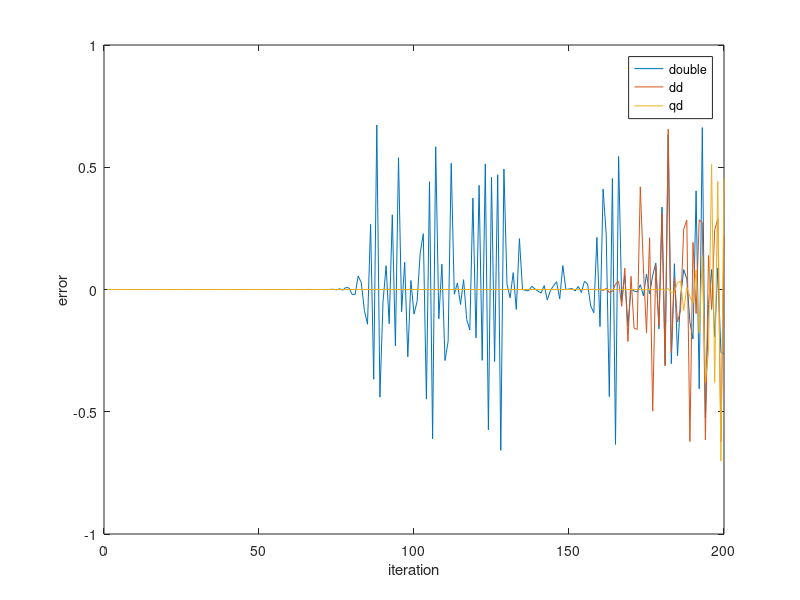

Source code (MATLAB):
D = [
1 +.50000000000000000000000000000000E+0000 0.5 5.0000000000000000000000000000001e-01 5.00000000000000000000000000000000000000000000000000000000000000e-01   0                                        0                                        0                                     ; 
2 +.93750000000000000000000000000000E+0000 0.9375 9.3750000000000000000000000000001e-01 9.37500000000000000000000000000000000000000000000000000000000000e-01   0                                        0                                        0                                     ; 
3 +.21972656250000000000000000000000E+0000 0.219726 2.1972656250000000000000000000000e-01 2.19726562500000000000000000000000000000000000000000000000000000e-01   0                                        0                                        0                                     ; 
4 +.64292550086975097656250000000000E+0000 0.642925 6.4292550086975097656250000000001e-01 6.42925500869750976562500000000000000000000000000000000000000000e-01   0                                        0                                        0                                     ; 
5 +.86089612950424054815812269225717E+0000 0.860896 8.6089612950424054815812269225718e-01 8.60896129504240548158122692257165908813476562500000000000000000e-01   0                                      -.14091186523437500000000000000000E-0031   0                                     ; 
6 +.44907743890821913093324631440446E+0000 0.449077 4.4907743890821913093324631440446e-01 4.49077438908219130933246314404463944932194284033780910109223683e-01 +.24449547235369031866987915566993E-0016   0                                        0                                     ; 
7 +.92777584789445191944077518807472E+0000 0.927775 9.2777584789445191944077518807469e-01 9.27775847894451919440775188074716515997283965254844747632413581e-01 +.25319844266656882982716881564250E-0015 +.26515997283965254844747632413581E-0031   0                                     ; 
8 +.25127933984318525745318382116833E+0000 0.251279 2.5127933984318525745318382116840e-01 2.51279339843185257453183821168327622496614868032387823031444358e-01 -.75400739021522300791702317196668E-0015 -.72377503385131967441120027109742E-0031   0                                     ; 
9 +.70551762454184350292797775521722E+0000 0.705517 7.0551762454184350292797775521735e-01 7.05517624541843502927977755217222229068777742900864370193955778e-01 -.12426723941246284025605268262000E-0014 -.12777093122225709913562980604422E-0030   0                                     ; 
10 +.77910939751004191913705833342704E+0000 0.779109 7.7910939751004191913705833342686e-01 7.79109397510041919137058333427041233796734339709792155922671555e-01 +.20941292923211500527572819180555E-0014 +.18123379673433971296010270616706E-0030   0                                     ; 
11 +.64536729083093027156146131423635E+0000 0.645367 6.4536729083093027156146131423678e-01 6.45367290830930271561461314236351013765462553367702851915153193e-01 -.43096968433466415603602074302079E-0014 -.42898623453744663892867597048660E-0030   0                                     ; 
12 +.85825631533678400924192806658266E+0000 0.858256 8.5825631533678400924192806658219e-01 8.58256315336784009241928066582659832410864775568760574556498972e-01 +.47462497329945808822430897283010E-0014 +.46983241086477557616168581898405E-0030   0                                     ; 
13 +.45619654695491542006011879697866E+0000 0.456196 4.5619654695491542006011879697994e-01 4.56196546954915420060118796978660756445307374486503769359768137e-01 -.12697074523410041418029272179961E-0013 -.12792435546926255302160468143465E-0029   0                                     ; 
14 +.93030471562997651415421770917770E+0000 0.930304 9.3030471562997651415421770917810e-01 9.30304715629976514154217709177701543684831422057194268411634388e-01 -.38913126634567435208748618452137E-0014 -.39845631516857795090868189825990E-0030   0                                     ; 
15 +.24314194389976892191305508808540E+0000 0.243141 2.4314194389976892191305508808415e-01 2.43141943899768921913055088085399650396845918811105997157578177e-01 +.12597647573066611527640732071978E-0013 +.12496503968459188284237370986005E-0029   0                                     ; 
16 +.69008977131153954095084997329467E+0000 0.690089 6.9008977131153954095084997329224e-01 6.90089771311539540950849973294666689493137440526354320563617396e-01 +.24486487024537334932666875797353E-0013 +.24266894931374405598717948830974E-0029   0                                     ; 
17 +.80199704566022474591009522649846E+0000 0.801997 8.0199704566022474591009522650190e-01 8.01997045660224745910095226498481124890519284898432063097401349e-01 -.34787318402503807660391097966321E-0013 -.34435270127688717710089321958758E-0029 -.24651903288156669440995293277141E-0031; 
18 +.59549169154686048735995286279627E+0000 0.595491 5.9549169154686048735995286278852e-01 5.95491691546860487359952862796266597564524110818739304994010057e-01 +.78877714730374471177381332224306E-0013 +.77465975645241109269711980650411E-0029   0                                     ; 
19 +.90330501317069720003539334350133E+0000 0.903305 9.0330501317069720003539334350689e-01 9.03305013170697200035393343501331987758651595030484178152549193e-01 -.56423406162302921452787736877580E-0013 -.55580122413484050470301709624885E-0029   0                                     ; 
20 +.32754399881768909254569990066840E+0000 0.327543 3.2754399881768909254569990065162e-01 3.27543998817689092545699900668399112447633480228800863895594087e-01 +.17070335739190836931484833541633E-0012 +.16782193935544500040630195390989E-0028   0                                     ; 
21 +.82597097871077542083848760845224E+0000 0.82597 8.2597097871077542083848760843052e-01 8.25970978710775420838487608452235112474168572137093662038966622e-01 +.22094990224281096682022003909472E-0012 +.21715112474168572440354662600030E-0028   0                                     ; 
22 +.53903595389377199008736823598409E+0000 0.539035 5.3903595389377199008736823603720e-01 5.39035953893771990087368235984094537651686805240718089218903424e-01 -.54003535990915624753189846262441E-0012 -.53105462348313195500962740570151E-0028   0                                     ; 
23 +.93178572863851240277114131885548E+0000 0.931785 9.3178572863851240277114131883990e-01 9.31785728638512402771141318855484835539212269290806229173378202e-01 +.15833118652610636866081479584221E-0012 +.15584835539212269507183513023591E-0028   0                                     ; 
24 +.23835406704040848846438363000612E+0000 0.238354 2.3835406704040848846438363005663e-01 2.38354067040408488464383630006115752618287793746972504783955466e-01 -.51272519607012906948618887328214E-0012 -.50508084405890167801228188230304E-0028   0                                     ; 
25 +.68078027162139354123425226879668E+0000 0.68078 6.8078027162139354123425226889580e-01 6.80780271621393541234252268796673690707119870229014895847767141e-01 -.10060829863817269225756278583965E-0011 -.99121610982175841836489064500015E-0028   0                                     ; 
26 +.81494435022185689893717925365562E+0000 0.814944 8.1494435022185689893717925352122e-01 8.14944350221856898937179253655630877814654091920661906403632807e-01 +.13641797204431764410296669641043E-0011 +.13440087208419101711522549900691E-0027   0                                     ; 
27 +.56553771098749629859953110490701E+0000 0.565537 5.6553771098749629859953110522448e-01 5.65537710987496298599531104906976616144553569784991357036709530e-01 -.32221798991755401342299460451303E-0011 -.31747142947599276635325200738097E-0027 +.31954379453663861756635582324516E-0031; 
28 +.92139303164444777601552040827553E+0000 0.921393 9.2139303164444777601552040811945e-01 9.21393031644447776015520408275544716011769849537087712015017243e-01 +.15839847959095055037137160408676E-0011 +.15608309894682771520839149672661E-0027   0                                     ; 
29 +.27160467330563038226965713081555E+0000 0.271604 2.7160467330563038226965713130885e-01 2.71604673305630382269657130815516612608941318527118823163107821e-01 -.50060418853496764528110272325188E-0011 -.49329667226444785835244678184435E-0027 +.36715126610823120434394992537383E-0031; 
30 +.74188340529064564914681282965514E+0000 0.741883 7.4188340529064564914681283050011e-01 7.41883405290645649146812829655074896056677582224931238460988796e-01 -.85750504001231457218444540872684E-0011 -.84497221221829563709912235055336E-0027 +.62891725026780675946410985654597E-0031; 
31 +.71809656841875471145272090886008E+0000 0.718096 7.1809656841875471145272090732720e-01 7.18096568418754711452720908860207810534547033109739806355972327e-01 +.15556357205923956066706733467377E-0010 +.15328813910982973500620103679377E-0026 -.12641943624968304772943841830225E-0030; 
32 +.75912707566486291882990141000387E+0000 0.759127 7.5912707566486291882990141251128e-01 7.59127075664862918829901410003677694834035602652350820000515183e-01 -.25445764767705476901978224257925E-0010 -.25074073816628242678806019141003E-0026 +.19492350314012946704726589923212E-0030; 
33 +.68569934496516152884967906002360E+0000 0.685699 6.8569934496516152884967905515054e-01 6.85699344965161528849679060023974181823895193176881096368214031e-01 +.49452809366274239529707247221383E-0010 +.48730553571437922996281543751457E-0026 -.37882468010289354872672122254722E-0030; 
34 +.80818407479816226579606851668018E+0000 0.808184 8.0818407479816226579606852346709e-01 8.08184074798162265796068516679638423631530101994396746794937508e-01 -.68874984049156716322389910538663E-0010 -.67869141093950165539182371292320E-0026 +.53746697345334408736612397303522E-0030; 
35 +.58133466015300272171523937557007E+0000 0.581334 5.8133466015300272171523935988290e-01 5.81334660153002721715239375571290567327160525303952107166783173e-01 +.15919643085888418552580210286344E-0009 +.15687171068584568993617070752663E-0025 -.12194987425915316868813545033460E-0029; 
36 +.91269252396673331728883604107445E+0000 0.912692 9.1269252396673331728883605064371e-01 9.12692523966733317288836041073709634205296660817165231193805520e-01 -.97111284012007309980483106841472E-0010 -.95692564594263106163660191147148E-0026 +.74390636839272281681565409143457E-0030; 
37 +.29881830248237717439468060823135E+0000 0.298818 2.9881830248237717439468057861265e-01 2.98818302482377174394680608233653551192702517014585370992774749e-01 +.30057828503376090614626673485517E-0009 +.29618701016716950622225992445619E-0025 -.23025344757518947885929253738658E-0029; 
38 +.78572221718972892678615073307368E+0000 0.785722 7.8572221718972892678615068838306e-01 7.85722217189728926786150733077138155170357544826497617364513191e-01 +.45353157262731803782584612536567E-0009 +.44690624399010119089940232816989E-0025 -.34537561602384548862648003756902E-0029; 
39 +.63136055476569514418723846115225E+0000 0.63136 6.3136055476569514418723855692054e-01 6.31360554765695144187238461144840840756453176208541054576624495e-01 -.97188017992170709026342705135864E-0009 -.95768294525595123544412775736209E-0025 +.74046336484232793786832092145468E-0029; 
40 +.87279151744368302528482461822732E+0000 0.872791 8.7279151744368302528482452387595e-01 8.72791517443683025284824618234624276805645599033871833222977701e-01 +.95750055267313671903848002085716E-0009 +.94351367057347598625330388734423E-0025 -.73072194580469737034830988001751E-0029; 
41 +.41634931695763565503870170021859E+0000 0.416349 4.1634931695763565503870196401903e-01 4.16349316957635655038701700198172774735829122239149160762844160e-01 -.26771105960122257122884168603353E-0008 -.26380043903049036991792209799846E-0024 +.20418194773800959838752840781914E-0028; 
42 +.91125961209954711831181814845910E+0000 0.911259 9.1125961209954711831181831396219e-01 9.11259612099547118311818148446273228650884493075746513585174725e-01 -.16795657908591581603556172672294E-0008 -.16550309167317616912082913873170E-0024 +.12825098172946386095114754719206E-0028; 
43 +.30324574295898764056806569151044E+0000 0.303245 3.0324574295898764056806518102498e-01 3.03245742958987640568065691550062207263627028955188134810692346e-01 +.51805318810645503815943337719862E-0008 +.51048546448129575596582806084919E-0024 -.39617725967871063127127285623525E-0028; 
44 +.79232910876089714393483862185431E+0000 0.792329 7.9232910876089714393483786855282e-01 7.92329108760897143934838621912759110421853259441276143455417918e-01 +.76446880104196827949553219970773E-0008 +.75330149219604717130150834430995E-0024 -.58446914374681957932931833500833E-0028; 
45 +.61703884564147338258224087793962E+0000 0.617038 6.1703884564147338258224252952926e-01 6.17038845641473382582240877811461092233796508150088862612584248e-01 -.16760736015601331497334180048786E-0007 -.16515896423877196688686303755452E-0023 +.12815652004653462321953559221491E-0027; 
46 +.88613215729091762623940519890058E+0000 0.886132 8.8613215729091762623940374914942e-01 8.86132157290917626239405199013060395672560922782801537745908161e-01 +.14712430245593025919986039126479E-0007 +.14497511564072773072999408409643E-0023 -.11248398839525362284196057341974E-0027; 
47 +.37838233914698268696406604642341E+0000 0.378382 3.7838233914698268696407024488996e-01 3.78382339146982686964066046097663073501467693245818780354370231e-01 -.42607067403041781504432423556969E-0007 -.41984665504512262606595877889962E-0023 +.32574647527227164716639222346296E-0027; 
48 +.88203429213240172563947211361458E+0000 0.882034 8.8203429213240172563947594317213e-01 8.82034292132401725639472113317451717278026524979462351885403082e-01 -.38863282009570905449292943135529E-0007 -.38295575487286187312716407112301E-0023 +.29712955410324220337982641804327E-0027; 
49 +.39018674863085526357735686509016E+0000 0.390186 3.9018674863085526357734589242284e-01 3.90186748630855263577356865941514037613124481588130649426030353e-01 +.11135330400099590262619215704086E-0006 +.10972667321446062262263279467839E-0022 -.85135259155086221830866280999483E-0027; 
50 +.89227893683901386876818146846336E+0000 0.892278 8.9227893683901386876817243138129e-01 8.92278936839013868768181469164522203073538862854768733182414025e-01 +.91710559412353579731994163456671E-0007 +.90370820677496935486575462024859E-0023 -.70116445337999020530856624727163E-0027; 
51 +.36043963392169862938801505177701E+0000 0.360439 3.6043963392169862938804163970416e-01 3.60439633921698629388015049714116023739272687760266627921251780e-01 -.26982087399104954140031175011563E-0006 -.26587927153628851645846474048282E-0022 +.20628903474090814657656850898003E-0026; 
52 +.86446089082533940542018138239738E+0000 0.864461 8.6446089082533940542020921205367e-01 8.64460890825339405420181380238129089549188517432088552311068559e-01 -.28242197656722512908436246129268E-0006 -.27829656293128830295818268026105E-0022 +.21592477816205156642998853424978E-0026; 
53 +.43938097147050011555922976755264E+0000 0.43938 4.3938097147050011555915369639272e-01 4.39380971470500115559229773454825373570200617729496549539738843e-01 +.77198853795187137605013285868745E-0006 +.76071159923203549021815654443184E-0022 -.59021821700211788020750533659199E-0026; 
54 +.92372000017552379654177340844734E+0000 0.923719 9.2372000017552379654173882324873e-01 9.23720000175523796541773411130723427086639028756537797587507456e-01 +.35098119898653749825817039155638E-0006 +.34585198614910859601455618858737E-0022 -.26833785162270375731376790602159E-0026; 
55 +.26423010544220292685436602347354E+0000 0.264231 2.6423010544220292685447593177631e-01 2.64230105442202926854366014946032017259176510620831235913961710e-01 -.11153826907154083990464988338690E-0005 -.10990830276939249044490025381378E-0021 +.85275085902503785891253549860031E-0026; 
56 +.72904708807576968776531132539980E+0000 0.729049 7.2904708807576968776550567341694e-01 7.29047088075769687765311310320826354760434933036615911904957514e-01 -.19722977798634074890949179965242E-0005 -.19434801713767131893230417248942E-0021 +.15078975973920632762790894667696E-0025; 
57 +.74076536791503976241861768033796E+0000 0.740761 7.4076536791503976241828381898242e-01 7.40765367915039762418617706241417299016154413320000986403663501e-01 +.33881325621648516368044840486560E-0005 +.33386135554342348025259130901700E-0021 -.25903453875535901822010983985151E-0025; 
58 +.72012014104775828147279867367886E+0000 0.720126 7.2012014104775828147340154056959e-01 7.20120141047758281472798626903951037698555389432463865344684581e-01 -.61180443235514737204972671153722E-0005 -.60286689072944269896458098295522E-0021 +.46774909519602480029584580915508E-0025; 
59 +.75580171314418124885362081170434E+0000 0.755791 7.5580171314418124885262553811667e-01 7.55801713144181248853620888925086571151100700008401648032817949e-01 +.10100426210231343710486388326428E-0004 +.99527358767019661354413711247301E-0021 -.77220746374537556562895928636068E-0025; 
60 +.69212056332188253787777795389813E+0000 0.692139 6.9212056332188253787968739906392e-01 6.92120563321882537877777805749137002584060392531233512696315243e-01 -.19377414890558163867249615192659E-0004 -.19094451657865360735530819462896E-0020 +.14814899646134238652552247687640E-0024; 
61 +.79908633430830945788436217659587E+0000 0.799058 7.9908633430830945788161084898925e-01 7.99086334308309457884362390064399553781735481876209231006812958e-01 +.27922407049644891613910626305309E-0004 +.27513276066223098949764030440004E-0020 -.21346852724388675907883220881572E-0024; 
62 +.60205261736256807342233519822404E+0000 0.602115 6.0205261736256807342850683188672e-01 6.02052617362568073422334719382684977768044184499407864285917880e-01 -.62631154043394199493325764330073E-0004 -.61716336626802203544511055351514E-0020 +.47884135480187750470996544077925E-0024; 
63 +.89844473733543476025656057128073E+0000 0.898396 8.9844473733543476025183683601561e-01 8.98444737335434760256560937783336715461902691170481582972637456e-01 +.47952258969950273950166876619915E-0004 +.47237352651229845429132593062846E-0020 -.36650260373091898943186419701545E-0024; 
64 +.34215671733636150459493823592968E+0000 0.3423 3.4215671733636150460905434185685e-01 3.42156717336361504594937140696903770565192257880367301043260944e-01 -.14328881640256457226651644557690E-0003 -.14116105927171556595150226102169E-0019 +.10952327746728396575160174636154E-0023; 
65 +.84407061794237519702636329091013E+0000 0.84424 8.4407061794237519704307428464486e-01 8.44070617942375197026361994346604296053825878068527963309592526e-01 -.16955183480621805199651428290365E-0003 -.16710993734732440200285339838138E-0019 +.12965635232637458887820933344548E-0023; 
66 +.49355778700782029677205333433873E+0000 0.49312 4.9355778700782029672893011978321e-01 4.93557787007820296772056680159332730095653161620372854274979057e-01 +.43764133865539689003345307779496E-0003 +.43123214555515522392453753292285E-0019 -.33458206072077031994083280881995E-0023; 
67 +.93734436709411271638123651129777E+0000 0.937322 9.3734436709411271637915294429967e-01 9.37344367094112716381236672956440261212426180516088598821480100e-01 +.21863577663526095083740729614899E-0004 +.20835669980959254757961246879209E-0020 -.16165867433573663005582816770717E-0024; 
68 +.22023714214143741842376739197647E+0000 0.220308 2.2023714214143741843060166415215e-01 2.20237142141437418423766861722721374657797504523674796751876037e-01 -.71712551457377077933463334885444E-0004 -.68342721756798908548697854353880E-0020 +.53025374873448733271004093717676E-0024; 
69 +.64399778761053640797279561781015E+0000 0.644148 6.4399778761053640798713543417451e-01 6.43997787610536407972794505220363483592527619717948150361524663e-01 -.15044952746255001790765703499350E-0003 -.14339816364357860181412634756395E-0019 +.11125897886562260597455256571124E-0023; 
70 +.85974238936226567761958191576409E+0000 0.859579 8.5974238936226567760409515202998e-01 8.59742389362265677619583117342598180654878803677014641769920927e-01 +.16256787473869269513867502095710E-0003 +.15486763734107546373657640164303E-0019 -.12015785106342812211635127118748E-0023; 
71 +.45219529985973014336107168388432E+0000 0.452633 4.5219529985973014340285602430331e-01 4.52195299859730143361068441943886561337160615518920876419881769e-01 -.43852006151315330786176959057011E-0003 -.41784340418987809005871814395593E-0019 +.32419404356296569675700854862644E-0023; 
72 +.92893016491687081180871405389374E+0000 0.929086 9.2893016491687081182369521287591e-01 9.28930164916870811808712891543831566879400762814590880116127663e-01 -.15650377592962073648391002458563E-0003 -.14981158982169205421247268783704E-0019 +.11623499092276993519684017048982E-0023; 
73 +.24757092609144752927811826095651E+0000 0.247067 2.4757092609144752922992422851008e-01 2.47570926091447529278122000208602550328768299280703529030754240e-01 +.50356077851661486648058810034909E-0003 +.48194032446428133401381795890876E-0019 -.37392520944169273865033898277759E-0023; 
74 +.69854835992126457848311466827654E+0000 0.697594 6.9854835992126457839187285593874e-01 6.98548359921264578483121747496116437964294495579764255960380396e-01 +.95430125779844625239085312132609E-0003 +.91241812337801655862909111878719E-0019 -.70792195747821013853837010452849E-0023; 
75 +.78966955789715991609739996215771E+0000 0.791087 7.8966955789715991623326930362703e-01 7.89669557897159916097389420401937955671963367485115957398024601e-01 -.14176470312101196972714044447065E-0002 -.13586934146932132809116020277206E-0018 +.10541755770716236876429742826369E-0022; 
76 +.62284330210373969732595769938010E+0000 0.619755 6.2284330210373969703077860881613e-01 6.22843302103739697325980601573098436553872814020313803044032211e-01 +.30874053775305761423426743054099E-0002 +.29517909056396671250413673297483E-0018 -.22902193001724049736081045481512E-0022; 
77 +.88091071173093503269963367621389E+0000 0.883719 8.8091071173093503297158948269030e-01 8.80910711730935032699612575856283702208615983829313058442189266e-01 -.28087577664456391966468699930941E-0002 -.27195580647641318073739032462434E-0018 +.21100357603117053993691546346783E-0022; 
78 +.39340136133237192174330956955013E+0000 0.385347 3.9340136133237192096637797101802e-01 3.93401361332371921743369849691872663061198363874407466304713459e-01 +.80537285999391451511188210620650E-0002 +.77693159853210980883549158481604E-0018 -.60280141742854225706779058366301E-0022; 
79 +.89488773837828175458311820216037E+0000 0.888205 8.9488773837828175396196932159996e-01 8.94887738378281754583166395518255950251109629515057463991725674e-01 +.66821083284960552627654967610970E-0002 +.62114888056040997192409452037196E-0018 -.48193357885978327015109143095133E-0022; 
80 +.35273877779432138650839582927768E+0000 0.372361 3.5273877779432138834802640408305e-01 3.52738777794321386508253097031996297705673832939946419587702473e-01 -.19622680196862033416001128589753E-0001 -.18396305748053733444659546547122E-0017 +.14273224568035782837151234784804E-0021; 
81 +.85617799662933655512606627791415E+0000 0.876406 8.5617799662933655715786312930992e-01 8.56177996629336555125908635977044817469009238622019563203149146e-01 -.20228513097651525951015182620680E-0001 -.20317968513957723023890256785943E-0017 +.15764193710288014196508278364661E-0021; 
82 +.46176463018917119090716451970291E+0000 0.406193 4.6176463018917118547955452904335e-01 4.61764630189171190907585634122968233568594072196012779171909799e-01 +.55571607307370654734772561968545E-0001 +.54276099906595576259860039570378E-0017 -.42111442006060758259011515825742E-0021; 
83 +.93201771185785935344837400995322E+0000 0.9045 9.3201771185785935189192394608959e-01 9.32017711857859353448494770945120148737290796956308705740908758e-01 +.27516770443063597402455003670287E-0001 +.15564500638636264076945894586029E-0017 -.12076099190374104270133835341984E-0021; 
84 +.23760261240412353671499126299017E+0000 0.323921 2.3760261240412354175809622707562e-01 2.37602612404123536714599981334717253559459325670894466083987082e-01 -.86318594075416277112281801826668E-0001 -.50431049640854518416564555437373E-0017 +.39128165545090478408513059177395E-0021; 
85 +.67930354118572266286258418540944E+0000 0.821235 6.7930354118572267278731594501802e-01 6.79303541185722662861814150777904237083303232068492846278953451e-01 -.14193242808569895463654511194785E+0000 -.99247317596085843842563685285650E-0017 +.77003463153137866032823936649796E-0021; 
86 +.81693840044347446290657254046327E+0000 0.550527 8.1693840044347444956002591684151e-01 8.16938400443474462907608064985307229609147825828540175087143965e-01 +.26641045527003606959510116773690E+0000 +.13346546623621763293502128860299E-0016 -.10355245220339361070189655291428E-0020; 
87 +.56081268871624434890397562437374E+0000 0.927925 5.6081268871624438062922416188580e-01 5.60812688716244348901514143231522527115189920272331444421805919e-01 -.36711328662081809859709299392035E+0000 -.31725248537512061913466165182997E-0016 +.24614811422155594186448967304996E-0020; 
88 +.92363181334162937716377303545186E+0000 0.250797 9.2363181334162936269404055727278e-01 9.23631813341629377164895705100458173320488549297055746788790891e-01 +.67283421472229006463257736172408E+0000 +.14469732478179080146903904947402E-0016 -.11226696485980264165836018950745E-0020; 
89 +.26451032521831082264771036550271E+0000 0.704618 2.6451032521831086862150292774725e-01 2.64510325218310822644143376160027902924648890528224312309331869e-01 -.44010778657960939865870234809947E+0000 -.45973792562244538996296822165220E-0016 +.35669893426831007785289442514861E-0020; 
90 +.72954229901705349112846609367853E+0000 0.780492 7.2954229901705357232611703590706e-01 7.29542299017053491122166174976593119928186447404037925446626165e-01 -.50950557198898277965908319137716E-0001 -.81197650942228525489796973723429E-0016 +.62999187019413902748398291666933E-0020; 
91 +.73991374860737101455187783300234E+0000 0.642464 7.3991374860737087476466179252715e-01 7.39913748607371014562723566670813840451951071903432493695539436e-01 +.97449657563055781481883313392150E-0001 +.13978721604047519114272415933457E-0015 -.10845733668472697727791737330207E-0019; 
92 +.72165522460934693465885005490551E+0000 0.861389 7.2165522460934718618541261234662e-01 7.21655224609346934639334750249508159085155187773500056794021222e-01 -.13973471075159195070812699203683E+0000 -.25152656255744110840134446378712E-0015 +.19515304656003439570381025101850E-0019; 
93 +.75325860526267485389120538081329E+0000 0.447739 7.5325860526267443574987998916379e-01 7.53258605262674853923647900089632737796882239455350130347148182e-01 +.30551867543836336498721807026299E+0000 +.41814132539164949566469471629096E-0015 -.32442519276347073102165948492986E-0019; 
94 +.69697529572651740300326598040013E+0000 0.927258 6.9697529572651819723743251571530e-01 6.96975295726517402941643376526603715540964097235822135147005221e-01 -.23028302326810278680912854801679E+0000 -.79423416653531517155151607959902E-0015 +.61622603873524732942956303745144E-0019; 
95 +.79200274827544130592663021835437E+0000 0.252938 7.9200274827544013259280649786865e-01 7.92002748275441306017666198015017929033699552943660009964543351e-01 +.53906401508834871557787563452552E+0000 +.11733338237204857161354257394127E-0014 -.91035979660651793607960140288822E-0019; 
96 +.61775398124845972289086000016551E+0000 0.708602 6.1775398124846229251611878201541e-01 6.17753981248459722691489328269073575615019013712236326673387337e-01 -.90848757904545367176123484410248E-0001 -.25696252587818499002415080455000E-0014 +.19937067189643618287693548628536E-0018; 
97 +.88550249962551523485433717138012E+0000 0.774318 8.8550249962551296547730313510720e-01 8.85502499625515235030412349080007086580219804304228138393899957e-01 +.11118413505852790767437836035033E+0000 +.22693770340362729182249827414197E-0014 -.17607517769988886159747838462592E-0018; 
98 +.38020433543429859829084848695201E+0000 0.65531 3.8020433543430515966974258984149e-01 3.80204335434298597781767828512156877526030845648235641151702307e-01 -.27510604529555166314783632390318E+0000 -.65613788941028894786151147735360E-0014 +.50908065843985450735919561831103E-0018; 
99 +.88368374531723232597384316252472E+0000 0.847045 8.8368374531723822115943131053252e-01 8.83683745317232325516450744059611883645557163223974118240707786e-01 +.36638674176423922731070833857373E-0001 -.58951855881480078039891205970449E-0014 +.45739241846510412723384579184179E-0018; 
100 +.38545043842252950438732681778864E+0000 0.485848 3.8545043842251254023568331166818e-01 3.85450438422529505703532089261629447377478047772072940439653017e-01 -.10039850631573761452729400570016E+0000 +.16964151643506120464717078071111E-0013 -.13162052714729847302994069367053E-0017; 
101 +.88829399228403485677784830717232E+0000 0.936749 8.8829399228402028250684857595568e-01 8.88293992284034857908628833121217338214360146244950084707222413e-01 -.48455061347137700077385017140981E-0001 +.14574270999731216642834753211284E-0013 -.11307805259488945034611488621260E-0017; 
102 +.37210415833547204665682342778908E+0000 0.222188 3.7210415833551448992085678998764e-01 3.72104158335472043363758791656049106880002039301966919110128415e-01 +.14991566776444022522679758453321E+0000 -.42443264033362198563992293544168E-0013 +.32930646361330269008264537929226E-0017; 
103 +.87615995131845748363775227723763E+0000 0.648077 8.7615995131849819601507629532587e-01 8.76159951318457480478982727533188590166546079985110305523293166e-01 +.22808208171046385511760390024520E+0000 -.40712377324018088236622419205762E-0013 +.31587695497044447874142481582430E-0017; 
104 +.40688884134035886006399162901282E+0000 0.855273 4.0688884134024400231994966292398e-01 4.06888841340358868975511129335689474205511474652378897357244849e-01 -.44838470065598356342393959899717E+0000 +.11485774404196608883587732448779E-0012 -.89115195003228735968810236825652E-0017; 
105 +.90498867049897175533916248448739E+0000 0.464177 9.0498867049889154630694658534372e-01 9.04988670498971761562376780185243377548166615087766055066892987e-01 +.44081100665882262028420478807609E+0000 +.80209032215899143665457166693568E-0013 -.62232142956978579203814730472277E-0017; 
106 +.32244066287803231734855585135327E+0000 0.932687 3.2244066287827594546844927364259e-01 3.22440662878032298446071222516739284158391443973662150788910890e-01 -.61024718799215747672391758125352E+0000 -.24362811989342228932285560720842E-0012 +.18902484628836527860234400140694E-0016; 
107 +.81927255675302785969158837801056E+0000 0.235429 8.1927255675335229804763226040228e-01 8.19272556753027834519243573102581839021696252662124158787044616e-01 +.58384296784301638166035165781191E+0000 -.32443835604388239171771024620881E-0012 +.25172344804907980450732094937424E-0016; 
108 +.55524387939144226660148796087620E+0000 0.675009 5.5524387939066538462566596989858e-01 5.55243879391442326877779600864464035622732688548555713048549398e-01 -.11976548651733686874420847073756E+0000 +.77688197582199097761744808528125E-0012 -.60276291639988266587537451438709E-0016; 
109 +.92605542671168917658826100371258E+0000 0.822643 9.2605542671201106139456145619107e-01 9.26055426711689151614039612290725197649151042572885008016271052e-01 +.10341146979591287893236537122462E+0000 -.32188480630045247849430770093013E-0012 +.24974221391421850494649918828963E-0016; 
110 +.25678790013570169826886367070709E+0000 0.547128 2.5678790013467314250511066693923e-01 2.56787900135701778071882808565333817699342876484576511165225128e-01 -.29034038886078821049983080604126E+0000 +.10285557637530037678637851158507E-0011 -.79803019137858240032583492174401E-0016; 
111 +.71567952929849471250246916882390E+0000 0.92917 7.1567952929661853344899098786940e-01 7.15679529298494858070418119043544011485204220567321940439223394e-01 -.21349143711249257431848580906005E+0000 +.18761790534781809545042927002410E-0011 -.14556794895021963971878496320650E-0015; 
112 +.76305877740592410340445618726305E+0000 0.246796 7.6305877740895900401794700763776e-01 7.63058777405923867934255858282892203404051445911298585704673687e-01 +.51626272144395203166942289112709E+0000 -.30349006134908203747126781540583E-0011 +.23547020032898015511844189022803E-0015; 
113 +.67800029861137677915911272624608E+0000 0.697079 6.7800029860538909982207780477242e-01 6.78000298611377243727885331767482122363440056219601808862787802e-01 -.19078811602075256456831442720882E-0001 +.59876793370349214736598096705222E-0011 -.46456877260552140231269291789649E-0015; 
114 +.81868460135347761699380221698840E+0000 0.791849 8.1868460136147118231852817009720e-01 8.18684601353476996793450347210555203000898486739781791542363196e-01 +.26835260162950205466801849346952E-0001 -.79935653247259531087990552702377E-0011 +.62020035186977784574172886382710E-0015; 
115 +.55665046822565644577569581111246E+0000 0.618089 5.5665046820655074943368165536449e-01 5.56650468225657928137960022911252309278784146565653869526981394e-01 -.61439389449300165124400809640719E-0001 +.19105696342014155747965922777824E-0010 -.14823622642117987963865009599815E-0014; 
116 +.92546521668680208535597345136085E+0000 0.885205 9.2546521669491968518124694911077e-01 9.25465216686801455532100844032711424838008565950376533572059918e-01 +.40259771008145419280661064395471E-0001 -.81175998252734977499200044446192E-0011 +.62982387260732813857071737223342E-0015; 
117 +.25867256021119705626691324801375E+0000 0.381062 2.5867256018529388350189062415784e-01 2.58672560211199066028041498495010983243339480618068651279027645e-01 -.12239030711195597540648623430154E+0000 +.25903172765022623855911561510958E-0010 -.20097611282504812594217323810690E-0014; 
118 +.71910400051868133676596024418004E+0000 0.884452 7.1910400047179773902001940892305e-01 7.19104000518684974344767752250036373282811345838971301675944091e-01 -.16534834374610624539609708915477E+0000 +.46883597745940835256991666839390E-0010 -.36375788075080699947064434217924E-0014; 
119 +.75747538858766133191036911578386E+0000 0.383236 7.5747538866470421058845835616340e-01 7.57475388587655354349852163291192814765292289849261272024116097e-01 +.37423890737775172449542620436524E+0000 -.77042878678089240379541853290365E-0010 +.59775605169524926653319443422639E-0014; 
120 +.68889909101862298785831007634250E+0000 0.886373 6.8889909086984814939440349478478e-01 6.88899091018634530918686890744553263978645506261234284033431147e-01 -.19747446153046268695378039766376E+0000 +.14877483846390658155771769256316E-0009 -.11543060376814402055571415484734E-0013; 
121 +.80368925029626745516265836458282E+0000 0.377683 8.0368925050704319322171420429918e-01 8.03689250296251101610562714150975812500038842208876974766005782e-01 +.42600620820652149790331927151223E+0000 -.21077573805905583971635850792616E-0009 +.16353552095650431845679573796416E-0013; 
122 +.59164814720434131523767338069503E+0000 0.881394 5.9164814672426387103259597264348e-01 5.91648147204378563222490447440979587014366922823724759212226242e-01 -.28974645957408775309012252261981E+0000 +.48007744420507740805155114474179E-0009 -.37247984817066745948442272573218E-0013; 
123 +.90600231417754269436535012633658E+0000 0.392018 9.0600231450752925557100297073946e-01 9.06002314177517091549383274107938900888357463399273188743544730e-01 +.51398423697631475082523182269187E+0000 -.32998656120565284440288210152128E-0009 +.25602815966852228638997590366668E-0013; 
124 +.31935795330929967928584287344427E+0000 0.893774 3.1935795230448487265011822461509e-01 3.19357953309377640304832899074105891783666373362582540874128587e-01 -.57441668799825023149891481173392E+0000 +.10048148066357246488291822496995E-0008 -.77961018990025629833642084135062E-0013; 
125 +.81513169112773066991103756732129E+0000 0.35603 8.1513168976639214200635768525157e-01 8.15131691127836292696280925410506727129753362323119097007409221e-01 +.45910094664106672843836700917975E+0000 +.13613385279046798820697248755206E-0008 -.10562278524335808921185160914562E-0012; 
126 +.56509506467616208117660762370665E+0000 0.859773 5.6509506789366891794647647183002e-01 5.65095064675912443024592377743889829286149813499850584810994255e-01 -.29467813582484694608681393431166E+0000 -.32175068367698688481233740997914E-0008 +.24963815201524596275607092245109E-0012; 
127 +.92160987208052353367128463566040E+0000 0.452112 9.2160987050969487758350908150367e-01 9.21609872080645410258667427093340199998825152956365464949579020e-01 +.46949770632579574311484040214417E+0000 +.15708286560877755541567348176428E-0008 -.12187658738279143293538235604196E-0012; 
128 +.27091918411591718454464981209646E+0000 0.9289 2.7091918908299369094342290914493e-01 2.70919184115531801751529235560348366107492346203161351638932469e-01 -.65798114837644773731009408561470E+0000 -.49670765063987730970484687440390E-0008 +.38538279312057653611288985354056E-0012; 
129 +.74070742422706106412894427914694E+0000 0.247666 7.4070743276102551144319024081018e-01 7.40707424226398935593875609415338531561639354612835047677679302e-01 +.49304053127229052412600424115340E+0000 -.85339644473142459616632438905355E-0008 +.66212853506866973159757790285300E-0012; 
130 +.72022475970740121102783491478990E+0000 0.69873 7.2022474430098643373332361535075e-01 7.20224759708596555434210396466400735681053072736887426708233669e-01 +.21494748124023436307985274839346E-0001 +.15406414777294511299439148637776E-0007 -.11953444063754816765020979053752E-0011; 
131 +.75562895704431523526159007687589E+0000 0.789398 7.5562898249086928728732069420852e-01 7.55628957042340902001622519222088320337542380780314897125792900e-01 -.33769977315949079685085690838733E-0001 -.25446554052025730617332630070521E-0007 +.19743332599675576538016091418042E-0011; 
132 +.69245188620163363597416139836391E+0000 0.62343 6.9245183741506066256400255623225e-01 6.92451886205418861614922353342928946491426619783418069731003001e-01 +.69020923234845953107907126278994E-0001 +.48786572973410158842131660504618E-0007 -.37852256407609549790184418732771E-0011; 
133 +.79860851811537546341555347528791E+0000 0.880367 7.9860858853337646327737175882282e-01 7.98608518109911909808525497515089861401247152003625474851764192e-01 -.81759472063717488425701923615832E-0001 -.70418000999861818283534911558142E-0007 +.54635536070279777728185804567418E-0011; 
134 +.60312357340852306386946957361513E+0000 0.39495 6.0312341570289251464548705718280e-01 6.03123573420759041216146675971957090871748711619300617121849443e-01 +.20817285323183270196279004637770E+0000 +.15770563054922398251643233383244E-0006 -.12235977346677102356823258435602E-0010; 
135 +.89762073227796358063070658823029E+0000 0.896117 8.9762085425163158073593187564511e-01 8.97620732268499947819132030743497712744711151633458672253118466e-01 +.15032992456988154281940529055005E-0002 -.12197366800010522528741482364463E-0006 +.94636328115745574867886426261948E-0011; 
136 +.34461657473526004171234161474097E+0000 0.349091 3.4461621099076033457062194681256e-01 3.44616574763482066276116055062648339540837597135991007715115657e-01 -.44745974444745239935581256100451E-0002 +.36374449970714171966792840970061E-0006 -.28222024563774440321678638929563E-0010; 
137 +.84695996682373864508897161583555E+0000 0.852099 8.4695954292424533957336180355248e-01 8.46959966856627906420671563849604147330256863753332995313347792e-01 -.51395044984366940717932905743440E-0002 +.42389949330551560981228307106772E-0006 -.32889261331699948014053079612703E-0010; 
138 +.48607043033126317025828747616169E+0000 0.472597 4.8607153340174533394157892033203e-01 4.86070430245678742600451956101823227395908293568944164775001422e-01 +.13473071726345919911798676611115E-0001 -.11030704821636832914441703442312E-0005 +.85584427657835520059862541436529E-0010; 
139 +.93677237658316427597750317120899E+0000 0.934684 9.3677249181832989034132203935866e-01 9.36772376574223119092894664534657827901230940619278644999005992e-01 +.20882694160174933199068667201557E-0002 -.11523516561436381886814967033692E-0006 +.89411568846085066743318351761159E-0011; 
140 +.22211209145210449059709448231499E+0000 0.228936 2.2211171396552605875774020942318e-01 2.22112091481393868160995030523161662365367433920968634882492724e-01 -.68243847090221768308418719004993E-0002 +.37748657843183935427289181038379E-0006 -.29289377563900548208171278573716E-0010; 
141 +.64791866356078673204503133967691E+0000 0.661967 6.4791787681808398166947117288123e-01 6.47918663621830461096079171799773784537950455502818819610647021e-01 -.14048459104410239941713871647980E-0001 +.78674270275037556016679567757890E-0006 -.61043729051047832122866205638882E-0010; 
142 +.85545025863896543782889121767265E+0000 0.839124 8.5545113144111300030398642149066e-01 8.55450258571244136664934198938107203423653438102109980215104620e-01 +.16325316730626687199820671689383E-0001 -.87280214756247509520381800933146E-0006 +.67721301163957018734543465116401E-0010; 
143 +.46370667612559716049874431090792E+0000 0.506228 4.6370434933962228409390757365432e-01 4.63706676306133815587264606980424649831935785054763874160705474e-01 -.42521850533149797379321275647833E-0001 +.23267859748764048367372535962727E-0005 -.18053665508852029607250837717418E-0009; 
144 +.93256047990805387823680204129698E+0000 0.937354 9.3255984653677433503217754444773e-01 9.32560479957195942822044160988984096890780774863707336032891608e-01 -.47940405506758114990307938431919E-0002 +.63337127954320462449684925052731E-0006 -.49142064585242119692003569581710E-0010; 
145 +.23584286708142793919850233023464E+0000 0.220203 2.3584492186530838618249149715816e-01 2.35842866922001076384459471144712972557418577554404145102626740e-01 +.15639029202748241261556771767225E-0001 -.20547838804469839891669235209907E-0005 +.15942686281404285908992603674837E-0009; 
146 +.67582878423089944846094579105658E+0000 0.643927 6.7583285510870613177764436187323e-01 6.75828783915046375931931777072676144261285859549744296596210043e-01 +.31900880497725125729687192405541E-0001 -.40708778066833166985708166502863E-0005 +.31585307252901401398390356946951E-0009; 
147 +.82156589488456427043137964314114E+0000 0.859817 8.2156052649120283490716541350608e-01 8.21565895301084733095047573089046729724514437014479973859979840e-01 -.38251949591588455720572167465845E-0001 +.53683933614355242142296350627469E-0005 -.41652046266366792994790398285059E-0009; 
148 +.54973265717658510890286498853514E+0000 0.451991 5.4974560426012664935440461965163e-01 5.49732656172044293395966741304445124002508772800861641789876318e-01 +.97740961689578314018243702789028E-0001 -.12947083541540451539631116495036E-0004 +.10045408155068982472306898399887E-0008; 
149 +.92822498553808596624026264148566E+0000 0.928857 9.2822015571298076008151996462144e-01 9.28224985912774592437317711166547225546054241296430417073248798e-01 -.63202457861788550286250060738794E-0003 +.48298251052061587426768642214235E-0005 -.37468862619705506968088580202374E-0009; 
150 +.24983760660339774399963577816038E+0000 0.247806 2.4985311840431441738777194493257e-01 2.49837605400015006964273360469364407690301957116923851858511107e-01 +.20313633267926346949247283157507E-0002 -.15511800916673388136166772192058E-0004 +.12033827370353624176910135345399E-0008; 
151 +.70282041348781354493327701995546E+0000 0.698993 7.0284951610482771581596997173611e-01 7.02820411230005246985887252935517514578077823197164466140258952e-01 +.38267544762845555445263321609334E-0002 -.29102617014170882692951780649515E-0004 +.22578082979473897670199429699927E-0008; 
152 +.78323954952237128047993252544279E+0000 0.789005 7.8319527681013965433387890870894e-01 7.83239552956843355607859720045802868933541887022116405426995613e-01 -.57661642521410600837279475379070E-0002 +.44272712231626146053616733853429E-0004 -.34344720751279271946030094401303E-0008; 
153 +.63665759094886570102406647956023E+0000 0.624283 6.3675163197160641498157077401613e-01 6.36657583653028231242588912224451220051615408054731664375504797e-01 +.12373725677548294670520304036564E-0001 -.94041022740713957504294455905029E-0004 +.72958374697814775673357737513077E-0008; 
154 +.86746763563519687210663112710177E+0000 0.879575 8.6737121682413367816898386671017e-01 8.67467643112933466807998328946714405200795683097929592175788513e-01 -.12108067489381906151438051162356E-0001 +.96418811063193937647260391596285E-0004 -.74777365947013672018449481197703E-0008; 
155 +.43112826285254321209380944054629E+0000 0.397208 4.3139395893433260123682187742103e-01 4.31128242243846604724018524135328986877584816251708132178083407e-01 +.33919691861987147443375331193064E-0001 -.26569608178938914301243687473809E-0003 +.20608696607369790916410962925909E-0007; 
156 +.91971256433359357780191233225712E+0000 0.897877 9.1984954173485984434450461601414e-01 9.19712553688416467399577579480362192912170351176163147965929089e-01 +.21835356375357021628508690378723E-0001 -.13697740126626654259228375702210E-0003 +.10645177110402334752776755705028E-0007; 
157 +.27690511252694652053387665012354E+0000 0.343851 2.7647385864385568161964096759312e-01 2.76905146036305466526425550259599553825305395502135064461322821e-01 -.66946365175646646262542049836222E-0001 +.43125388309083891423568253041654E-0003 -.33509358945992548900136063016632E-0007; 
158 +.75085751693769602131243945285309E+0000 0.846066 7.5013524048912370732457690650712e-01 7.50857573005941785650918138703882411280589019676398866862149987e-01 -.95208629253564727075734853602672E-0001 +.72227644857231398786254634597445E-0003 -.56068245764338478685850787959570E-0007; 
159 +.70151439823445082668131098573213E+0000 0.488393 7.0287135549543092969292147794182e-01 7.01514292745882201792300985710294732131033176850564862180893216e-01 +.21312106400821739351060577420868E+0000 -.13569572609801030116104922096888E-0002 +.10548856862488901000002183647265E-0006; 
160 +.78521980239077685579922262845221E+0000 0.936994 7.8316204919792432521171037109859e-01 7.85219961821725829341899047538168270400129417492225907241270252e-01 -.15177501752028329475315058730766E+0000 +.20577531928525305875122573536195E-0002 -.15943094897354267641908595879982E-0006; 
161 +.63243624121562325364807420983584E+0000 0.221383 6.3682220210262106504892034952443e-01 6.32435900169049726235956715185574971218925960742954392752573678e-01 +.41105301357474785735655430444626E+0000 -.43859608869978114008461396885948E-0002 +.34104657352741211749465026025623E-0006; 
162 +.87172740754753969718559615752554E+0000 0.646397 8.6729881879421068427366953919674e-01 8.71727746299050605101739163198454704689818902359758613590908199e-01 +.22532980444685086376376871807395E+0000 +.44285887533290129119266183288041E-0002 -.33875151090791614300567291059449E-0006; 
163 +.41932025429244497614299961962614E+0000 0.857129 4.3159341642141594080943513167408e-01 4.19319309867857509356590759838418159431826181640949078056821319e-01 -.43780877748145434304794616953360E+0000 -.12273162128970964666435512047939E-0001 +.94442458746678640885978772271514E-0006; 
164 +.91309041987211596263573427715420E+0000 0.45922 9.1995202246164822648842966057442e-01 9.13089848399254520008802847260003374854837140506277287556392681e-01 +.45386971488122644596340877835138E+0000 -.68616025895322638526953834202161E-0002 +.57147286144262693142989420051800E-0006; 
165 +.29758614378704603023442292701761E+0000 0.931263 2.7615112061389238795182846445288e-01 2.97587914310553442024114404672584274428924178359955311821694150e-01 -.63367779033255359319463035412523E+0000 +.21435023173153642282594462564728E-0001 -.17705235074117896914776549763740E-0005; 
166 +.78385736554875598354925573979736E+0000 0.240042 7.4959379699093942471332772795467e-01 7.83860053375680539747695040819365275410440793996672122108597016e-01 +.54381454381993487941677715874712E+0000 +.34263568557816558835928011842691E-0001 -.26878269245561984393010220044907E-0005; 
167 +.63534373508894969873368764937080E+0000 0.684083 7.0388601188867144166572886646614e-01 6.35338012865834231291870588344674113092300490201591711447900979e-01 -.48739760405874579804061146854260E-0001 -.68542276799721742932041217095340E-0001 +.57222231154674418170610261260042E-0005; 
168 +.86880777514564577281726439068784E+0000 0.810424 7.8161435308549697830715160294412e-01 8.68813583525727330304316885803281569718782814341179802187551618e-01 +.58383025071619627198575802686307E-0001 +.87193422060148794510112787743720E-0001 -.58083800815574870524951154419566E-0005; 
169 +.42742809372044545558877169685439E+0000 0.576136 6.4010008551088889450191199560614e-01 4.27412027275917562434343470487783029154296745987223150100003368e-01 -.14870868581009841878371181803522E+0000 -.21267199179044343891314029875175E+0000 +.16066444527893154428226366602401E-0004; 
170 +.91774994407106831881530106941819E+0000 0.915761 8.6389487264940607368166774117773e-01 9.17741198309279490256085156089774516580118922500353801239616021e-01 +.19879785608783618637088754726480E-0002 +.53855071421662245133633328240462E-0001 +.87457617888285592159133284173302E-0005; 
171 +.28306869085732234344156359203345E+0000 0.289282 4.4092695622302200798042118232711e-01 2.83096092131727098818250689188814960418584485334389092927701811e-01 -.62137642743161838709684134197974E-0002 -.15785826536569966453885759029366E+0000 -.27401274404755376687097155362920E-0004; 
172 +.76102802667616506515660623639541E+0000 0.770992 9.2441390812096215649144772715248e-01 7.61072605318019178858785564454080428091599700424533377700542063e-01 -.99649093912725079655567939526060E-0002 -.16338588144479709133484149075707E+0000 -.44578641854113702179328058666750E-0004; 
173 +.68199138483580222172557571688973E+0000 0.66211 2.6202312972559309827030884917482e-01 6.81904105321731689886058698679285061730908240170156535592125003e-01 +.19880777579990942999277220267834E-0001 +.41996825511020912345526686771491E+0000 +.87279514070531839517018210442690E-0004; 
174 +.81329675942080101426453697624307E+0000 0.83895 7.2512628455399290786740705001107e-01 8.13415861751626292620374752256095162815477348137373065552450941e-01 -.25653806886019285813080981624849E-0001 +.88170474866808106397129926231995E-0001 -.11910233082527835583777601302975E-0003; 
175 +.56941927701159274093853287428267E+0000 0.506671 7.4744308501092980352001661348936e-01 5.69139366009320531742571942499005238056100694898305535088221227e-01 +.62747351010521047958683770560881E-0001 -.17802380799933706258148373920669E+0000 +.27991100227220919596093178366540E-0003; 
176 +.91942861492195406854148662953998E+0000 0.937333 7.0789469880102662398877624703336e-01 9.19574055254359547583691983976851463923360123641480652913301164e-01 -.17904455340931635085889103509137E-0001 +.21153391612092744455271038250662E+0000 -.14544033240547904220535443686789E-0003; 
177 +.27779863869244188326237706916810E+0000 0.220274 7.7542422828911407196303985422998e-01 2.77341045590293654949966345162572758953589605309527951508905422e-01 +.57524442488299868974225028632747E-0001 -.49762558959667218870066278506188E+0000 +.45759310214822831241072400552565E-0003; 
178 +.75234958137400505495255480459059E+0000 0.644075 6.5303060426754740912887372733961e-01 7.51586212579411167600500881214789531120517094525309813931846295e-01 +.10827405128365082364742726317241E+0000 +.99318977106457645823681077250985E-0001 +.76336879459388735205392337580514E-0003; 
179 +.69869883292636650390675697212746E+0000 0.859658 8.4968112809065987759936898699774e-01 7.00141416149802502387756525668153104529053981132718746865013696e-01 -.16095957318307127431297147109117E+0000 -.15098229516429337369261201487028E+0000 -.14425832234359984809995535406922E-0002; 
180 +.78944540172637458930544877212652E+0000 0.452421 4.7896165746466319799450835376434e-01 7.87287800780818402804129747715389438257487535245061468362484860e-01 +.33702353579580443421555283812906E+0000 +.31048374426171139131094041836218E+0000 +.21576009455561865013190244111343E-0002; 
181 +.62333009782296611218848035004413E+0000 0.929011 9.3584020553762189348197076308210e-01 6.27996448209452989155367835891209764034985361778030504467620162e-01 -.30568110652130120401344150796575E+0000 -.31251010771465578129349041303797E+0000 -.46663503864868769668874858470772E-0002; 
182 +.88046132614116603538083918930864E+0000 0.24731 2.2516243213846313315858286479041e-01 8.76063409671618070073963396545641882349940848819093514480532622e-01 +.63315112658961114195404232315708E+0000 +.65529889400270290222225632451823E+0000 +.43979164695479653068757927629978E-0002; 
183 +.39468442241589483737159311702723E+0000 0.698054 6.5424116734483169074034289947564e-01 4.07161169648087837223367701966671144917052651213263776456192286e-01 -.30337007039407372572240988530669E+0000 -.25955674492893685336874978244841E+0000 -.12476747232192999851774584939438E-0001; 
184 +.89590735919297372323890804018280E+0000 0.790404 8.4828623361038859781628977301464e-01 9.05178568420833273623451157164822900338411545421652983709868272e-01 +.10550329215127597891645982435708E+0000 +.47621125582585125422618267168156E-0001 -.92712092278595503845431169820273E-0002; 
185 +.34971511101317131768100672127765E+0000 0.621245 4.8261262304058682435593966561181e-01 3.21863728846665485534606751207747624582973541641984985573181316e-01 -.27153043090798279198478575414775E+0000 -.13289751202741550667493294433416E+0000 +.27851382166505832146399970069904E-0001; 
186 +.85280419553331217136690318033054E+0000 0.882373 9.3636629670926725436614394999695e-01 8.18503008373446306493376635863008466663514750742911419029372476e-01 -.29568999082608947876847855934626E-0001 -.83562101175955082999240769666409E-0001 +.34301187159865864873526544467532E-0001; 
187 +.47073449855284662041240053317377E+0000 0.389215 2.2344170661089900314969438259236e-01 5.57084376213991469892289031129531692032018411894108336208079062e-01 +.81519223405790781245746210193453E-0001 +.24729279194194761726270615058141E+0000 -.86349877661144849479888497955757E-0001; 
188 +.93428823909392498791914491833269E+0000 0.891475 6.5068316384140475948085981784858e-01 9.25280152470973068367347891397458220451425750635773724531768772e-01 +.42812946321709721473332742089053E-0001 +.28360507525252022843828510048411E+0000 +.90080866229519195517970269352296E-0002; 
189 +.23022647019261691420565495515269E+0000 0.362801 8.5235469050529138468141615036336e-01 2.59262969678497123394400610094491500678781545059437260093785574e-01 -.13257513661578931534835435944466E+0000 -.62212822031267447047576119521067E+0000 -.29036499485880209188745654941798E-0001; 
190 +.66458340980724371148312034045860E+0000 0.866912 4.7192314529595120497436878895820e-01 7.20171308369939267233721037536237021188583939065839856147729310e-01 -.20232884358892435285128353945281E+0000 +.19266026451129250650875155150040E+0000 -.55587898562695555750600697077642E-0001; 
191 +.83592112956082827933355802659172E+0000 0.432657 9.3454383836222899894010305005909e-01 7.55717231140009166881219250533637728582034911635573519923780786e-01 +.40326338590678025784695578866341E+0000 -.98622708801400719606545023467374E-0001 +.80203898420819112452338776058078E-0001; 
192 +.51433873017966457930409730502634E+0000 0.920493 2.2939369703032873875048573506434e-01 6.92282616367826722655373179581910201332649313971415182231453362e-01 -.40615509673372052545577092209368E+0000 +.28494503314933584055361156996200E+0000 -.17794388618816214335127587455557E+0000; 
193 +.93672900306313041067991460240930E+0000 0.274443 6.6289585797407432525596401017176e-01 7.98852732910286905991025972180433148428517640207134676867417506e-01 +.66228547233411995647440701705248E+0000 +.27383314508905608542395059223754E+0000 +.13787627015284350468888863022887E+0000; 
194 +.22225416706306585637090714391252E+0000 0.746716 8.3799352295583827273491951980360e-01 6.02576415120197691198326963411770543286406965933961603472328773e-01 -.52446187982445327955079980364371E+0000 -.61573935589277241636401237589108E+0000 -.38032224805713183482741981949925E+0000; 
195 +.64821469607313250732205482898802E+0000 0.709241 5.0910141914962959959335932976951e-01 8.98042796479083294287811177080111172256556669479071224749314602e-01 -.61027274707600303763956395700244E-0001 +.13911327692350290772869549921851E+0000 -.24982810040595078696575634809209E+0000; 
196 +.85512151450480859742652265709453E+0000 0.773316 9.3718936563548533356078073938729e-01 3.43357245641666534325213066916130161478909661235200247243843822e-01 +.81804773265577710387054058862620E-0001 -.82067851130676736134258082292764E-0001 +.51176426886314206310130959017840E+0000; 
197 +.46458266225929131355695682679567E+0000 0.657367 2.2074546965715718388871206293214e-01 8.45486428151380507666016025954602623804684693195370860247550054e-01 -.19278468383458605582706075700202E+0000 +.24383719260213412966824476386353E+0000 -.38090376589208919410905919915893E+0000; 
198 +.93279604570260214544321047157238E+0000 0.844633 6.4506340231124355348146445869912e-01 4.89896729862003728446376078636916309747026302779740306295873211e-01 +.88162851764965450595229182514152E-0001 +.28773264339135859196174601287326E+0000 +.44289931584059841699683439293546E+0000; 
199 +.23507843559071668122629136307642E+0000 0.492104 8.5858728491207361924730160165347e-01 9.37117214746945022999841994219937705768856015517801215317730390e-01 -.25702642054557061295083156762866E+0000 -.62350884932135693802101023857705E+0000 -.70203877915622834177355063114352E+0000; 
200 +.67431211766601731240701596234515E+0000 0.937266 4.5530684662270252237590638153096e-01 2.20982027144524306921347835156939966512593070990622278731361738e-01 -.26295413247162488599638223477002E+0000 +.21900527104331479003110958081419E+0000 +.45333009052149300548566812718821E+0000; 

];

% values
% plot(D(:,1), D(:,2))
% hold on
% plot(D(:,1), D(:,3))    % double
% plot(D(:,1), D(:,4))    % double double
% plot(D(:,1), D(:,5))    % quad double
% hold off
% xlabel('iteration')
% ylabel('value')
% legend('iRRAM','double','dd','qd')


% error
plot(D(:,1), D(:,6))    % double
hold on
plot(D(:,1), D(:,7))    % double double
plot(D(:,1), D(:,8))    % quad double
hold off
xlabel('iteration')
ylabel('error')
legend('double','dd','qd')
